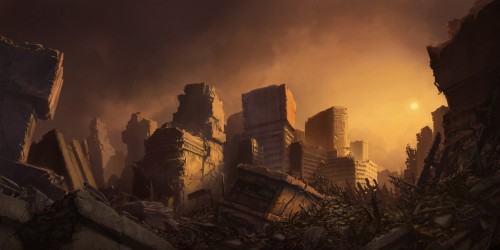
#> input picture DIP/image1.jpg, 500 x 250 px
$ python histog.py
#> lines starting #> are read from the running program, lines starting #| are printed output that depends on the picture
import cv2
import numpy as np
from matplotlib import pyplot as plt

img = cv2.imread('image1.jpg',0)
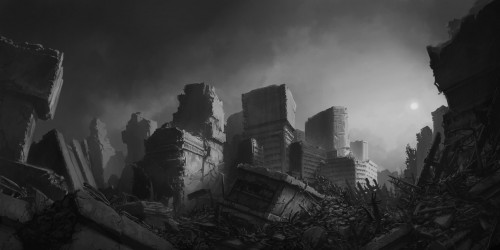
#> img: shape (250, 500); min 3, max 226, mean 58.9

hist,bins = np.histogram(img.flatten(),256,[0,256])
#> hist = 256 values, max 2585 at index 28, min 0 at index 0, mean 488.3; bins = 257 values from 0 to 256

cdf = hist.cumsum()
#> cdf = 256 values from 0 to 125000
cdf_normalized = cdf * hist.max()/ cdf.max()
#> cdf_normalized = 256 values from 0 to 2585

plt.plot(cdf_normalized, color = 'b')
plt.hist(img.flatten(),256,[0,256], color = 'r')
plt.xlim([0,256])
plt.legend(('cdf','histogram'), loc = 'upper left')
plt.show()
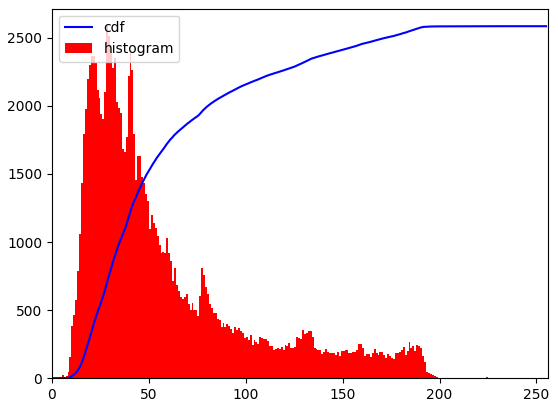
#> figure drawn by matplotlib, 1 panel; tallest bar 2585 high, from x = 28 to 29; curve peaks at x = 226, y = 2585

cdf_m = np.ma.masked_equal(cdf,0)
cdf_m = (cdf_m - cdf_m.min())*255/(cdf_m.max()-cdf_m.min())
cdf = np.ma.filled(cdf_m,0).astype('uint8')
#> cdf = 256 values from 0 to 255
img2 = cdf[img]
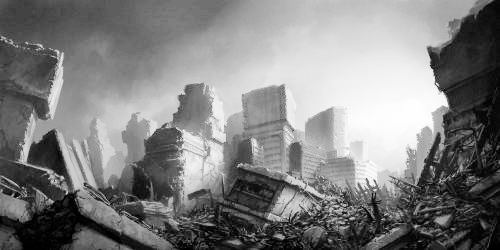
#> img2: shape (250, 500); min 0, max 255, mean 128.4
img = cv2.imread('image1.jpg',0)
equ = cv2.equalizeHist(img)
res = np.hstack((img,equ)) #stacking images side-by-side
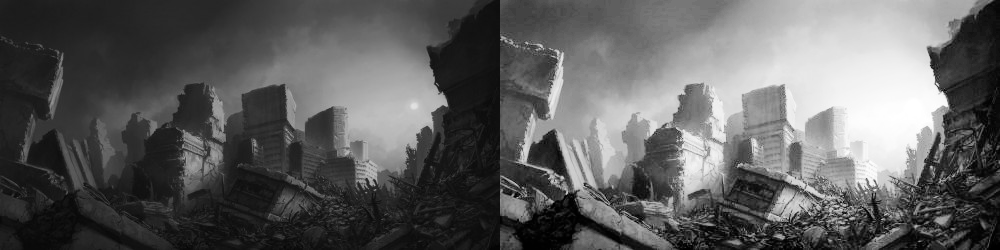
#> res: shape (250, 1000); min 0, max 255, mean 93.9
cv2.imwrite('image2.jpg',res)
plt.show()


# [43 lines of commented-out code are left out]

$ run again, with DIP/image3.jpg copied over DIP/image1.jpg
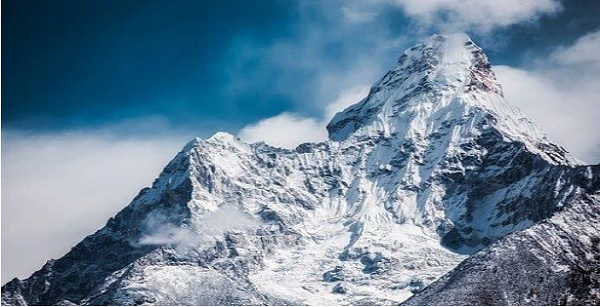
#> input picture DIP/image3.jpg, 600 x 307 px
#> hist = 256 values, max 1849 at index 206, min 11 at index 0, mean 719.5; bins = 257 values from 0 to 256
#> `cdf = hist.cumsum()`: cdf = 256 values from 11 to 184200
#> cdf_normalized = 256 values from 0.11 to 1849
#> `plt.show()`:
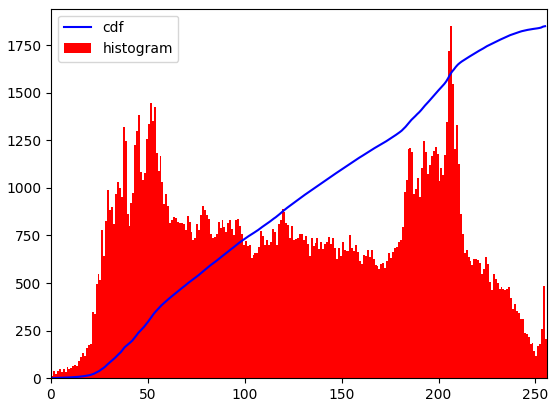
#> figure drawn by matplotlib, 1 panel; tallest bar 1849 high, from x = 206 to 207; curve peaks at x = 255, y = 1849
#> `cdf = np.ma.filled(cdf_m,0).astype('uint8')`: cdf = 256 values from 0 to 255
#> `res = np.hstack((img,equ))`:
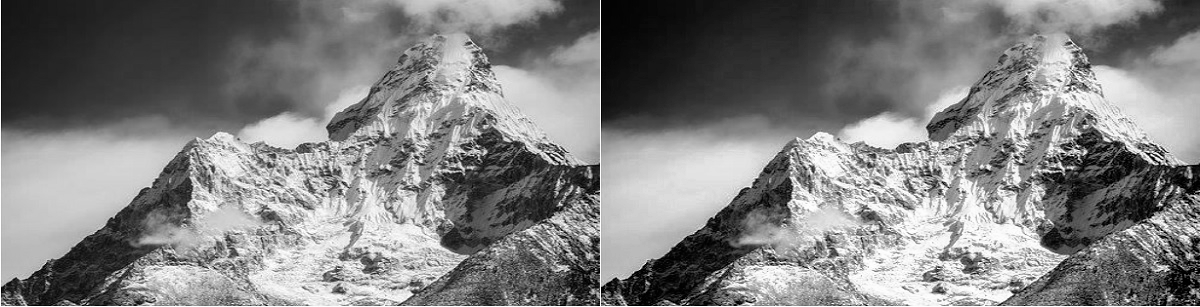
#> res: shape (307, 1200); min 0, max 255, mean 128.1

$ run again, with DIP/lake.jpg copied over DIP/image1.jpg
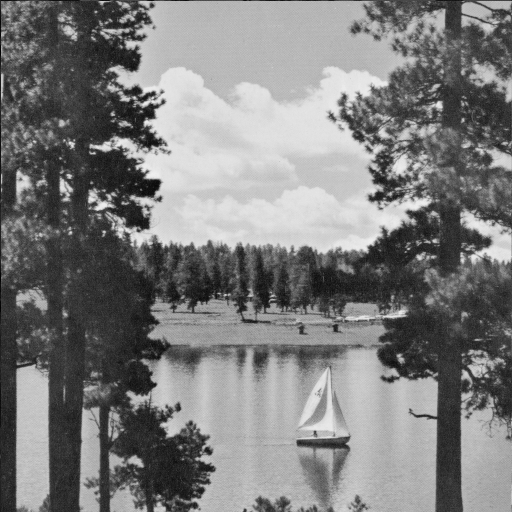
#> input picture DIP/lake.jpg, 512 x 512 px
#> img is the input picture: shape (512, 512); min 1, max 239, mean 124.7
#> hist = 256 values, max 3747 at index 183, min 0 at index 0, mean 1024; bins = 257 values from 0 to 256
#> `cdf = hist.cumsum()`: cdf = 256 values from 0 to 262144
#> cdf_normalized = 256 values from 0 to 3747
#> `plt.show()`:
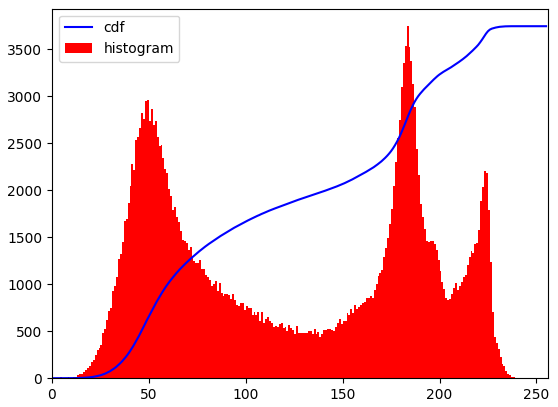
#> figure drawn by matplotlib, 1 panel; tallest bar 3747 high, from x = 183 to 184; curve peaks at x = 239, y = 3747
#> `cdf = np.ma.filled(cdf_m,0).astype('uint8')`: cdf = 256 values from 0 to 255
#> `res = np.hstack((img,equ))`:
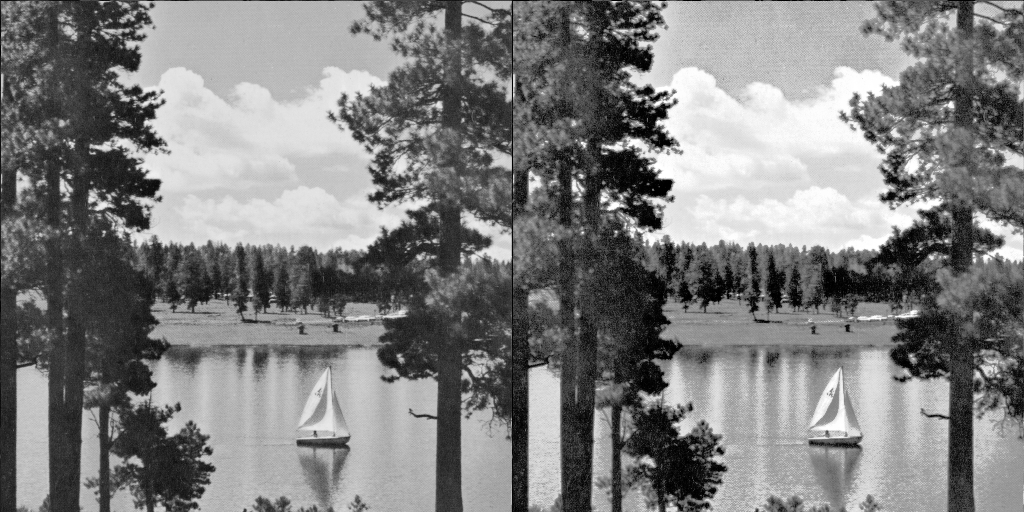
#> res: shape (512, 1024); min 0, max 255, mean 126.5
